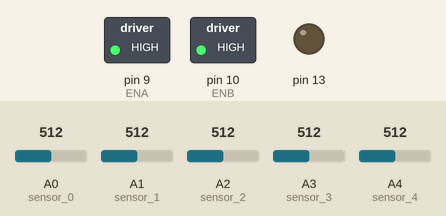
Bench run of a sketch on a simulated Arduino Nano, built with avr-gcc and run on an emulated ATmega328P. Parts: switched loads named in the sketch (green lamp = pin HIGH), output pins drawn as LEDs (lit = HIGH). The inputs (shaded band) are chosen by the test bench; at power-on: A0 (sensor_0) = 512, A1 (sensor_1) = 512, A2 (sensor_2) = 512, A3 (sensor_3) = 512, A4 (sensor_4) = 512. What the sketch prints to the serial monitor is not drawn.

Above: at 1.8 s.
1.9 s: A0 (sensor_0) set to 315
3.4 s: A0 (sensor_0) set to 281
At 4.6 s:
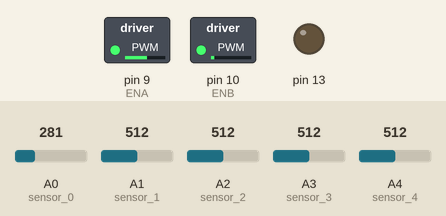
4.9 s: A1 (sensor_1) set to 318
6.7 s: A1 (sensor_1) set to 282
At 7.4 s:
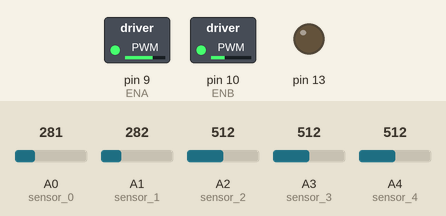
8.2 s: A2 (sensor_2) set to 310
10.0 s: A2 (sensor_2) set to 290
At 13.7 s:
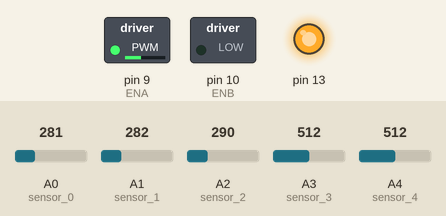
Timing chart, 0 to 20.7 s (numbered marks = the images above; inputs shaded):
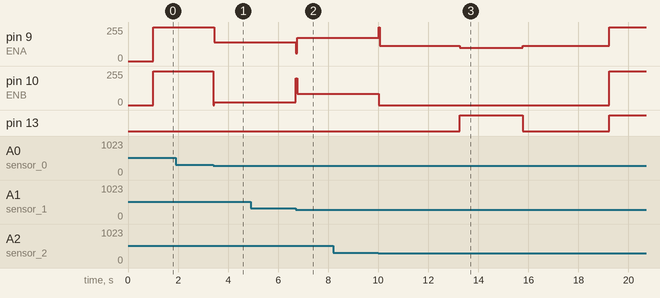

The sketch:

main.ino
```cpp
//Defines//

///////////

#define LIMIAR_SENSORES 300
#define CPD 115
#define CP 15


//#define TESTE_SENSORES

#define PRINCIPAL

//#define MOSTRAR_VALORES


/////////////////

//Dados globais//

////////////////

//Sensores//
int sensor_0 = A0;

int sensor_1 = A1;


int sensor_2 = A2;

int sensor_3 = A3;

int sensor_4 = A4;

uint8_t array_sensores = 0;

int leitura0;
int leitura1;

int leitura2;

int leitura3;

int leitura4;

//Compensador PID//

int Kp = CP;

int Kd = CPD;

int resposta_p = 0;

int resposta_d = 0;

int Resposta_PID = 0;

int erro_array = 0;

int amostra_atual = 0;

int amostra_anterior = 0;

int erro_atual = 0;

int erro_anterior = 0;

//Velocidade//

int velocidade_f;
int velocidade_1;
int velocidade_2;
int velocidade_3;
int velocidade_4;
int velocidade_5;

int respPI;

int Vplus, Vless;

int subindo;

int IN0A, IN1A, IN0B, IN1B;

int ENA = 9; // motor esquerdo

int ENB = 10; //motor direito

//declaracao dos motores//

int motor1_a = 4;

int motor1_b = 6;

int motor2_a = 5;

int motor2_b = 7;
//ligacao do robo//
int robo_ligado = 0;
int linha_final;


//////////////////////////////////////////////////////////////////
/////////////////Bloco das funções no plano//////////////////////
/////////////////////////////////////////////////////////////////
void frente(int velocidade) {

  analogWrite(ENA, velocidade );

  analogWrite(ENB, velocidade );


  digitalWrite(motor1_a , HIGH);

  digitalWrite(motor1_b , LOW);

  digitalWrite(motor2_a , LOW);

  digitalWrite(motor2_b , HIGH);

  Serial.print("\t");
  Serial.print(velocidade);

}

//Giro a esquerda desligando um dos motores//

void giro_a_esquerda(int velocidade, int respPI)
{

  Vplus = velocidade + respPI;
  if (Vplus > 255) {
    Vplus = 255;
  } else if (Vplus < 0) {
    Vplus = 0;
  }

  Vless = velocidade - respPI;
  if (Vless > 255) {
    Vless = 255;
  } else if (Vless < 0) {
    Vless = 0;
  }

  analogWrite(ENA, Vplus );

  analogWrite(ENB, Vless );


  digitalWrite(motor1_a , HIGH);

  digitalWrite(motor1_b , LOW);

  digitalWrite(motor2_a , LOW);

  digitalWrite(motor2_b , LOW);

  Serial.print("giro a esquerda");
  Serial.print("\t");
  Serial.print("motor ENA");
  Serial.print("\t");
  Serial.print(Vplus);
  Serial.print("\t");
  Serial.print("motor ENB");
  Serial.print("\t");
  Serial.print(Vless);
}

void curva_esquerda(int velocidade, int respPI)
{

  Vplus = velocidade + respPI;
  if (Vplus > 255) {
    Vplus = 255;
  } else if (Vplus < 0) {
    Vplus = 0;
  }

  Vless = velocidade - respPI;
  if (Vless > 255) {
    Vless = 255;
  } else if (Vless < 0) {
    Vless = 0;
  }

  analogWrite(ENA, Vplus );

  analogWrite(ENB, Vless );

  digitalWrite(motor1_a , HIGH);

  digitalWrite(motor1_b , LOW);

  digitalWrite(motor2_a , LOW);

  digitalWrite(motor2_b , HIGH);

  Serial.print("curva a esquerda");
  Serial.print("\t");
  Serial.print("motor ENA");
  Serial.print("\t");
  Serial.print(Vplus);
  Serial.print("\t");
  Serial.print("motor ENB");
  Serial.print("\t");
  Serial.print(Vless);

}

//Giro a direita desligando um dos motores//

void giro_a_direita(int velocidade, int respPI)

{

  Vplus = velocidade + respPI;
  if (Vplus > 255) {
    Vplus = 255;
  } else if (Vplus < 0) {
    Vplus = 0;
  }

  Vless = velocidade - respPI;
  if (Vless > 255) {
    Vless = 255;
  } else if (Vless < 0) {
    Vless = 0;
  }

  analogWrite(ENA, Vplus ); //neste caso e o menor pois o erro e negativo

  analogWrite(ENB, Vless ); //neste caso e o maior pois o erro e negativo


  digitalWrite(motor1_a , LOW);

  digitalWrite(motor1_b , LOW);

  digitalWrite(motor2_a , LOW);

  digitalWrite(motor2_b , HIGH);

  Serial.print("giro a direita");
  Serial.print("\t");
  Serial.print("motor ENB");
  Serial.print("\t");
  Serial.print(Vless);
  Serial.print("\t");
  Serial.print("motor ENA");
  Serial.print("\t");
  Serial.print(Vplus);

}

void curva_direita(int velocidade, int respPI)
{

  Vplus = velocidade + respPI;
  if (Vplus > 255) {
    Vplus = 255;
  } else if (Vplus < 0) {
    Vplus = 0;
  }

  Vless = velocidade - respPI;
  if (Vless > 255) {
    Vless = 255;
  } else if (Vless < 0) {
    Vless = 0;

  }

  analogWrite(ENA, Vplus ); //neste caso e o menor pois o erro e negativo

  analogWrite(ENB, Vless ); //neste caso e o maior pois o erro e negativo


  digitalWrite(motor1_a , HIGH);

  digitalWrite(motor1_b , LOW);

  digitalWrite(motor2_a , LOW);

  digitalWrite(motor2_b , HIGH);

  Serial.print("curva a direita");
  Serial.print("\t");
  Serial.print("motor ENB");
  Serial.print("\t");
  Serial.print(Vless);
  Serial.print("\t");
  Serial.print("motor ENA");
  Serial.print("\t");
  Serial.print(Vplus);
}


void motores_parados()

{


  digitalWrite(motor1_a , HIGH);

  digitalWrite(motor1_b , HIGH);

  digitalWrite(motor2_a , HIGH);

  digitalWrite(motor2_b , HIGH);
  Serial.print("\t");
  Serial.print("desliguei");
  delay(5000);

}

void setup() {

  Serial.begin(9600);
  pinMode(13, OUTPUT);


}


void loop() {


  velocidade_f = 255;
  velocidade_1 = 255;
  velocidade_2 = 200;
  velocidade_3 = 140;
  velocidade_4 = 80;
  velocidade_5 = 40;

  leitura0 = analogRead(sensor_0);

  leitura1 = analogRead(sensor_1);

  leitura2 = analogRead(sensor_2);

  leitura3 = analogRead(sensor_3);

  leitura4 = analogRead(sensor_4);


  while ( robo_ligado == 0) {
    delay (1000);
    robo_ligado++;
  }

  //teste sensores//

#ifdef TESTE_SENSORES

  Serial.print(leitura0);

  Serial.print("\t");

  Serial.print(leitura1);

  Serial.print("\t");

  Serial.print(leitura2);

  Serial.print("\t");

  Serial.print(leitura3);

  Serial.print("\t");

  Serial.print(leitura4);

  Serial.print("\t");

  Serial.println();
#endif


  /////////////////////////////////////////////////////////////////////////////////////////////////////////////////////////////////////////////////////////////////////////
  ////////////////////////////////////////////////////////////////////////////////////////////////////////////////////////////////////////////////////////////////////////
#ifdef PRINCIPAL
  if (millis() >= 13250  && millis() < 15750) { //USAR UM SEGUNDO A MENOS QUE O DESEJADO
    Kp = 15;
    Kd = 35;
    velocidade_f = 33;
    velocidade_1 = 28;
    velocidade_2 = 25;
    velocidade_3 = 25;
    velocidade_4 = 25;
    velocidade_5 = 25;
    digitalWrite(13, HIGH);
  } else {
    Kp = CP;
    Kd = CPD;
  velocidade_f = 255;
  velocidade_1 = 240;
  velocidade_2 = 200;
  velocidade_3 = 130;
  velocidade_4 = 80;
  velocidade_5 = 40;
    digitalWrite(13, LOW);
  }
  //Bloco de montagem das estrutura do array_sensores//
  //if ((leitura0 < LIMIAR_SENSORES && leitura1 < LIMIAR_SENSORES && leitura2 < LIMIAR_SENSORES && leitura3 < LIMIAR_SENSORES && leitura4 < LIMIAR_SENSORES) && millis() >= 22000)
  if (millis() >= 19200)
  {
    /* linha_final = millis();
      while(1){

       if((millis() - linha_final) > 9000)
    */
    frente(velocidade_f);
    digitalWrite(13, HIGH);

    {
      motores_parados();

    }


  } else if (leitura0 > LIMIAR_SENSORES && leitura1 > LIMIAR_SENSORES && leitura2 < LIMIAR_SENSORES && leitura3 > LIMIAR_SENSORES && leitura4 > LIMIAR_SENSORES)
  {

    array_sensores = 0b00100;

  } else if (leitura0 > LIMIAR_SENSORES && leitura1 > LIMIAR_SENSORES && leitura2 > LIMIAR_SENSORES && leitura3 < LIMIAR_SENSORES && leitura4 > LIMIAR_SENSORES)
  {

    array_sensores = 0b00010;

  } else if (leitura0 > LIMIAR_SENSORES && leitura1 > LIMIAR_SENSORES && leitura2 < LIMIAR_SENSORES && leitura3 < LIMIAR_SENSORES && leitura4 > LIMIAR_SENSORES)
  {

    array_sensores = 0b00110;

  } else if (leitura0 > LIMIAR_SENSORES && leitura1 < LIMIAR_SENSORES && leitura2 > LIMIAR_SENSORES && leitura3 > LIMIAR_SENSORES && leitura4 > LIMIAR_SENSORES)
  {

    array_sensores = 0b01000;

  } else if (leitura0 > LIMIAR_SENSORES && leitura1 < LIMIAR_SENSORES && leitura2 < LIMIAR_SENSORES && leitura3 > LIMIAR_SENSORES && leitura4 > LIMIAR_SENSORES)
  {

    array_sensores = 0b01100;

  } else if (leitura0 < LIMIAR_SENSORES && leitura1 < LIMIAR_SENSORES && leitura2 > LIMIAR_SENSORES && leitura3 > LIMIAR_SENSORES && leitura4 > LIMIAR_SENSORES)
  {

    array_sensores = 0b11000;

  } else if (leitura0 < LIMIAR_SENSORES && leitura1 < LIMIAR_SENSORES && leitura2 < LIMIAR_SENSORES && leitura3 > LIMIAR_SENSORES && leitura4 > LIMIAR_SENSORES)
  {

    array_sensores = 0b11100;

  } else if (leitura0 < LIMIAR_SENSORES && leitura1 > LIMIAR_SENSORES && leitura2 > LIMIAR_SENSORES && leitura3 > LIMIAR_SENSORES && leitura4 > LIMIAR_SENSORES)
  {

    array_sensores = 0b10000;

  } else if (leitura0 > LIMIAR_SENSORES && leitura1 > LIMIAR_SENSORES && leitura2 < LIMIAR_SENSORES && leitura3 < LIMIAR_SENSORES && leitura4 < LIMIAR_SENSORES)
  {

    array_sensores = 0b00111;

  } else if (leitura0 > LIMIAR_SENSORES && leitura1 > LIMIAR_SENSORES && leitura2 > LIMIAR_SENSORES && leitura3 < LIMIAR_SENSORES && leitura4 < LIMIAR_SENSORES)
  {

    array_sensores = 0b00011;

  } else if (leitura0 > LIMIAR_SENSORES && leitura1 > LIMIAR_SENSORES && leitura2 > LIMIAR_SENSORES && leitura3 > LIMIAR_SENSORES && leitura4 < LIMIAR_SENSORES)
  {

    array_sensores = 0b00001;

  } else if (leitura0 < LIMIAR_SENSORES && leitura1 < LIMIAR_SENSORES && leitura2 < LIMIAR_SENSORES && leitura3 < LIMIAR_SENSORES && leitura4 > LIMIAR_SENSORES)
  {

    array_sensores = 0b11110;

  } else if (leitura0 > LIMIAR_SENSORES && leitura1 < LIMIAR_SENSORES && leitura2 < LIMIAR_SENSORES && leitura3 < LIMIAR_SENSORES && leitura4 < LIMIAR_SENSORES)
  {

    array_sensores = 0b01111;

  }

  //Calculo dos erros//

  if (array_sensores == 0b01000) {

    erro_array = 2;

  } else if (array_sensores == 0b00100) {

    erro_array = 0;


  } else if (array_sensores == 0b11110) {

    erro_array = 6;


  } else if (array_sensores == 0b00010) {

    erro_array = -2;

  } else if (array_sensores == 0b00011 ) {

    erro_array = -3;


  } else if (array_sensores == 0b00110) {

    erro_array = -1;


  } else if (array_sensores == 0b01100) {

    erro_array = 1;


  } else if (array_sensores == 0b10000) {

    erro_array = 4;


  } else if (array_sensores == 0b11000) {

    erro_array = 3;


  } else if (array_sensores == 0b00001) {

    erro_array = -4;


  } else if (array_sensores == 0b11100) {

    erro_array = 5;


  } else if (array_sensores == 0b00111) {

    erro_array = -5;


  }


#ifdef MOSTRAR_VALORES

  Serial.print("Valor do erro:");

  Serial.print("  ");

  Serial.print(erro_array);

  Serial.print("  ");

#endif

  //Compensador PID//

  erro_atual = erro_array;

  resposta_p = erro_atual * Kp;

  resposta_d = Kd * (erro_atual - erro_anterior);

  Resposta_PID = resposta_p + resposta_d;

  erro_anterior = erro_atual;

#ifdef MOSTRAR_VALORES

  Serial.print("\t");

  Serial.print("Resposta PID:");

  Serial.print("  ");

  Serial.print(Resposta_PID);

  Serial.print("  ");

#endif


  //PRINCIPAL//

  if (erro_array == 0) {

    frente(velocidade_f);

  }

  if (erro_array == 1) {

    //giro_a_esquerda(velocidade, Resposta_PID); // erro positivo virar à esqerda
    curva_esquerda(velocidade_1, Resposta_PID);
  }

  if (erro_array == 2) {

    //giro_a_esquerda(velocidade, Resposta_PID);
    curva_esquerda(velocidade_2, Resposta_PID);

  } if (erro_array == 3) {

    //giro_a_esquerda(velocidade, Resposta_PID);
    curva_esquerda(velocidade_3, Resposta_PID);

  } if (erro_array == 4) {

    //giro_a_esquerda(velocidade, Resposta_PID);
    curva_esquerda(velocidade_4, Resposta_PID);

  } if (erro_array == 5) {

    giro_a_esquerda(velocidade_5, Resposta_PID);
    //curva_esquerda(velocidade, Resposta_PID);

  } if (erro_array == 6) {

    giro_a_esquerda(velocidade_5, Resposta_PID);
    //curva_esquerda(velocidade, Resposta_PID);

  }

  if (erro_array == -1) {

    //giro_a_direita(velocidade, Resposta_PID); // erro negativo virar à esquerda
    curva_direita(velocidade_1, Resposta_PID);
  }

  if (erro_array == -2) {

    //giro_a_direita(velocidade, Resposta_PID);
    curva_direita(velocidade_2, Resposta_PID);

  } if (erro_array == -3) {

    //giro_a_direita(velocidade, Resposta_PID);
    curva_direita(velocidade_3, Resposta_PID);

  } if (erro_array == -4) {

    //giro_a_direita(velocidade, Resposta_PID);
    curva_direita(velocidade_4, Resposta_PID);

  } if (erro_array == -5) {

    giro_a_direita(velocidade_5, Resposta_PID);
    //curva_direita(velocidade, Resposta_PID);

  }


#ifdef MOSTRAR_VALORES

  Serial.print("\t");

  Serial.print("V+:");

  Serial.print("  ");

  Serial.print(Vplus);

  Serial.print("  ");

  Serial.print("\t");

  Serial.print("V-:");

  Serial.print("  ");

  Serial.println(Vless);

#endif


#endif


}
```

Measured:
- the behaviour switches between 300 and 299 on A0 (sensor_0) (found by bisection; images 0 and 1)
- the behaviour switches between 300 and 299 on A1 (sensor_1) (found by bisection; images 1 and 2)
- the behaviour switches between 300 and 299 on A2 (sensor_2) (found by bisection; images 2 and 3)
- after the input at 1.9 s, every drawn part: stays the same
- after the input at 3.4 s, pin 9 (ENA): 255/255 → 140/255 at once; pin 10 (ENB): 255/255 → 20/255 at once
- after the input at 4.9 s, every drawn part: stays the same
- after the input at 6.7 s, pin 9 (ENA): 140/255 → 175/255 at once; pin 10 (ENB): 20/255 → 85/255 at once
- after the input at 8.2 s, every drawn part: stays the same
